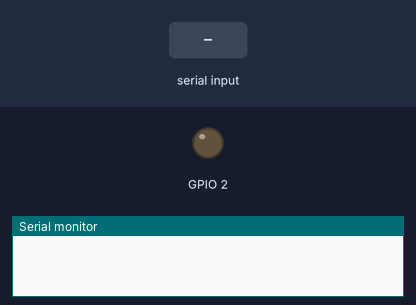
A sketch run on a simulated ESP32. Shown: output pins drawn as LEDs (lit = HIGH), the last lines printed to the serial monitor. The test bench sets the inputs (shaded band). Nothing arrives over Bluetooth unless stated.

Above: at 0.6 s.
At 2.2 s:
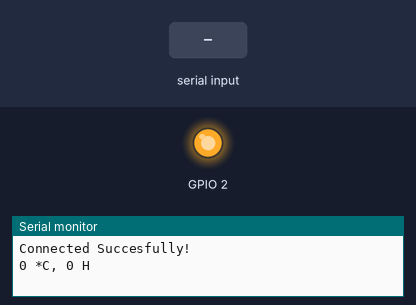
2.3 s: "1" received over the second serial link
Timing chart, 0 to 5.3 s (numbered marks = the images above; inputs shaded):
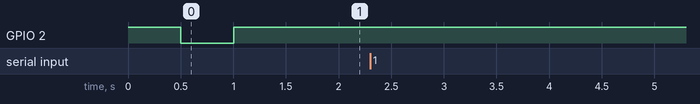

The sketch:

BT_DHT_test.ino
```cpp
#include "BluetoothSerial.h"
#include <SimpleDHT.h>

BluetoothSerial SerialBT;
int pinDHT11 = 15;
SimpleDHT11 dht11(pinDHT11);

String MACadd = "00:21:06:08:4A:1C";
//uint8_t address[6]  = {0x00, 0x21, 0x06, 0x08, 0x4A, 0x1C};
uint8_t address[6]  = {0x00, 0x21, 0x06, 0x08, 0x4A, 0x1C};
String name = "ORCH";
char *pin = "1234"; //<- standard pin would be provided by default
bool connected;
unsigned long cm, pm;
int interval = 5000;
byte temperature = 0;
byte humidity = 0;

void setup() {

  pinMode(2,OUTPUT); digitalWrite(2,1);delay(500);digitalWrite(2,0);delay(500);
  Serial.begin(115200);
  SerialBT.begin("ORCH_MB", true);
  Serial.println("The device started in master mode, make sure remote BT device is on!");

  //connected = SerialBT.connect(name);
  connected = SerialBT.connect(address);

  if(connected)
  {
    Serial.println("Connected Succesfully!");
  }
  else
  {
    while(!SerialBT.connected(10000))
    {
      connected = SerialBT.connect(name);
      Serial.println("Failed to connect. Make sure remote device is available and in range, then restart app.");
    }
  }

  // this would reconnect to the name(will use address, if resolved) or address used with connect(name/address).
  SerialBT.connect();
  if(SerialBT.connected()){digitalWrite(2,1);}
}

void loop() {

  if (SerialBT.available())
  {Serial.print("Body temperature: ");Serial.write(SerialBT.read());
  Serial.println(" *F");delay(500);}


//*******************************************************

  Serial.print((int)temperature); Serial.print(" *C, ");
  Serial.print((int)humidity); Serial.println(" H");

  delay(1500);

//*******************************************************

 cm=millis();
  if ((cm-pm)>=interval)
  {
    //Serial.println(cm-pm);
  if(SerialBT.connected())
  {/*Serial.println("connected");*/ digitalWrite(2,1);}
  else
  {
    /*Serial.println("not connected");*/ digitalWrite(2,0);
    SerialBT.connect();
  }
  pm=millis();
  }

}//loop
```
